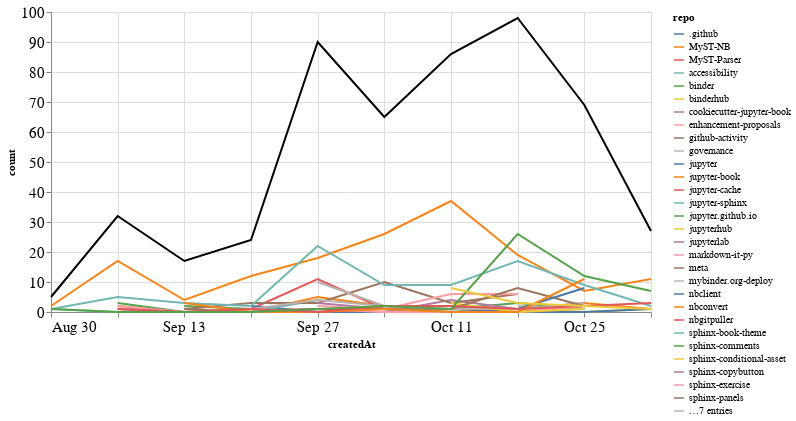

Notebook code cell kept with this figure:
### Markdown cell above
## Comments

### Code cell
comments_time = comments.groupby('repo').resample('W', on='createdAt').count()['author'].reset_index()
comments_time = comments_time.rename(columns={'author': 'count'})
comments_time_total = comments_time.groupby('createdAt').agg({"count": "sum"}).reset_index()
ch1 = alt.Chart(comments_time, width=600).mark_line().encode(
    x='createdAt',
    y='count',
    color='repo',
    tooltip="repo"
)

ch2 = alt.Chart(comments_time_total, width=600).mark_line(color="black").encode(
    x='createdAt',
    y='count',
)

ch1 + ch2

### Figure 1 — Vega-Lite specification as saved in the notebook (floating-point values rounded to 4 significant figures; data arrays with more than 128 entries replaced by an {"elided": "..."} marker saying what was removed)
{"config": {"axisLeft": {"labelFontSize": 15}, "axisBottom": {"labelFontSize": 15}}, "layer": [{"data": {"name": "data-51d8917694acf89d13541534147c1d90"}, "mark": "line", "encoding": {"color": {"type": "nominal", "field": "repo"}, "tooltip": {"type": "nominal", "field": "repo"}, "x": {"type": "temporal", "field": "createdAt"}, "y": {"type": "quantitative", "field": "count"}}, "width": 600}, {"data": {"name": "data-56434ffa3e68f62362d6bee5945a1a98"}, "mark": {"type": "line", "color": "black"}, "encoding": {"x": {"type": "temporal", "field": "createdAt"}, "y": {"type": "quantitative", "field": "count"}}, "width": 600}], "$schema": "https://vega.github.io/schema/vega-lite/v4.8.1.json", "datasets": {"data-51d8917694acf89d13541534147c1d90": {"elided": "159 records"}, "data-56434ffa3e68f62362d6bee5945a1a98": [{"createdAt": "2020-08-30T00:00:00", "count": 5}, {"createdAt": "2020-09-06T00:00:00", "count": 32}, {"createdAt": "2020-09-13T00:00:00", "count": 17}, {"createdAt": "2020-09-20T00:00:00", "count": 24}, {"createdAt": "2020-09-27T00:00:00", "count": 90}, {"createdAt": "2020-10-04T00:00:00", "count": 65}, {"createdAt": "2020-10-11T00:00:00", "count": 86}, {"createdAt": "2020-10-18T00:00:00", "count": 98}, {"createdAt": "2020-10-25T00:00:00", "count": 69}, {"createdAt": "2020-11-01T00:00:00", "count": 27}]}}
